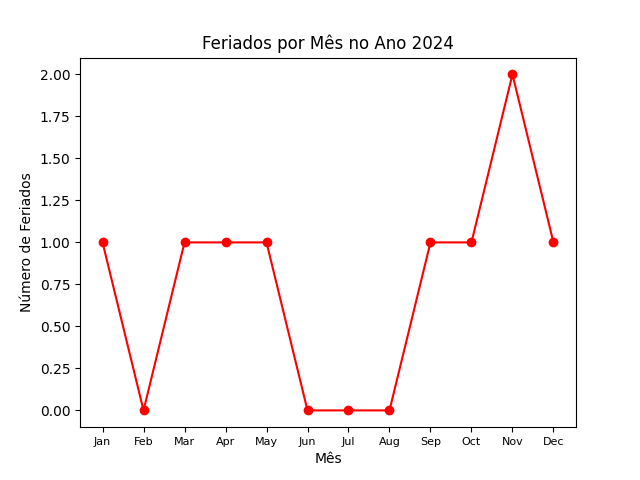

The Python source for this figure:
import matplotlib.pyplot as plt
import holidays
import matplotlib
matplotlib.use('Agg')  # Usa o modo 'Agg' para gráficos sem GUI (necessário quando rodando em ambiente sem interface gráfica)
from collections import Counter
from datetime import date

def plot_holidays(year):
    # Obtém os feriados para o ano especificado
    feriados = holidays.Brazil(years=year)

    # Filtra apenas os feriados que ocorrem no ano especificado
    feriados_ano = [date(year, dt.month, dt.day) for dt in feriados.keys() if dt.year == year]

    # Agrupa feriados por mês
    feriados_por_mes = Counter(dt.month for dt in feriados_ano)

    # Nome dos meses
    nomes_meses = [date(year, i, 1).strftime('%b') for i in range(1, 13)]  # '%b' para abreviação de meses

    # Cria um gráfico de linha
    fig, ax = plt.subplots()
    ax.plot(nomes_meses, [feriados_por_mes.get(i, 0) for i in range(1, 13)], marker='o', color='red', linestyle='-')

    # Adiciona rótulos e título ao gráfico
    ax.set_xlabel('Mês')
    ax.set_ylabel('Número de Feriados')
    ax.set_title(f'Feriados por Mês no Ano {year}')

    # Ajusta o tamanho da fonte dos meses no eixo x
    plt.xticks(fontsize=8)

    # Exibe o gráfico
    plt.show()

# Substitua 2023 pelo ano desejado
ano_desejado = 2024
plot_holidays(ano_desejado)
plt.savefig('calendario.png')  # ou outro formato de imagem desejado
